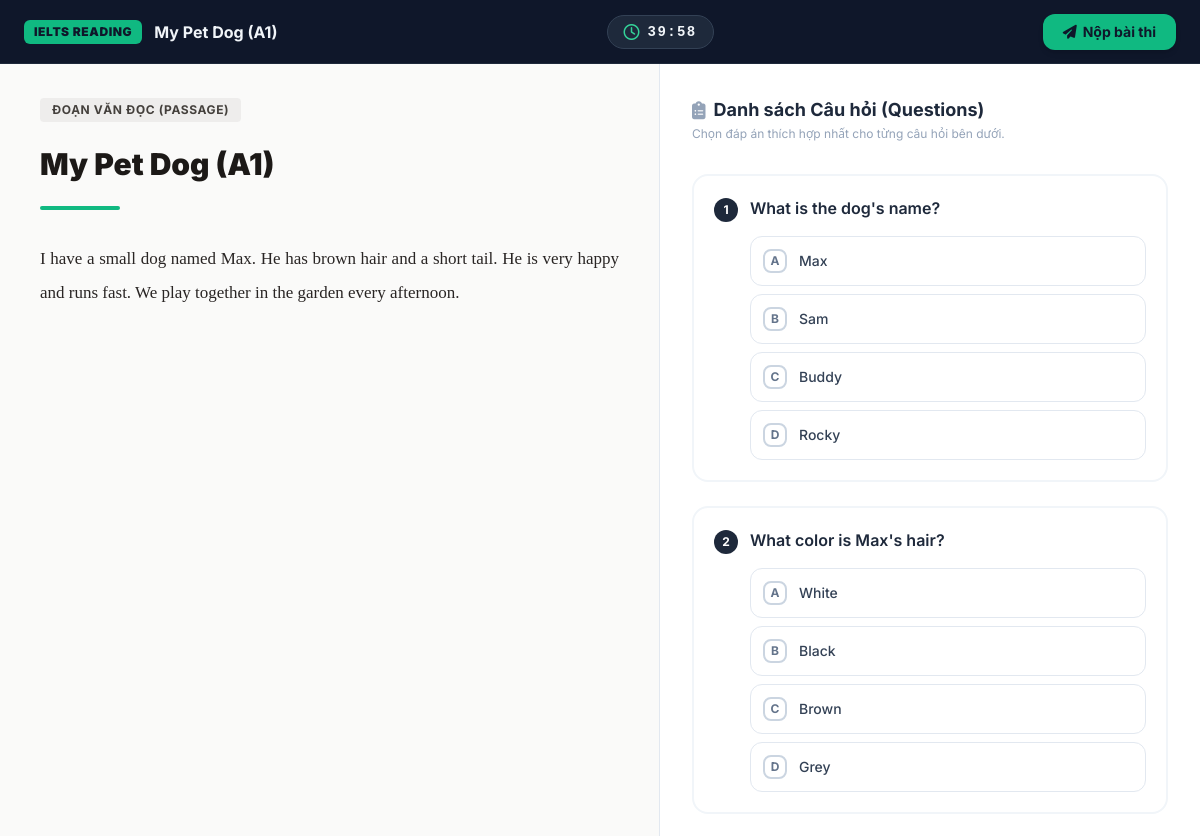
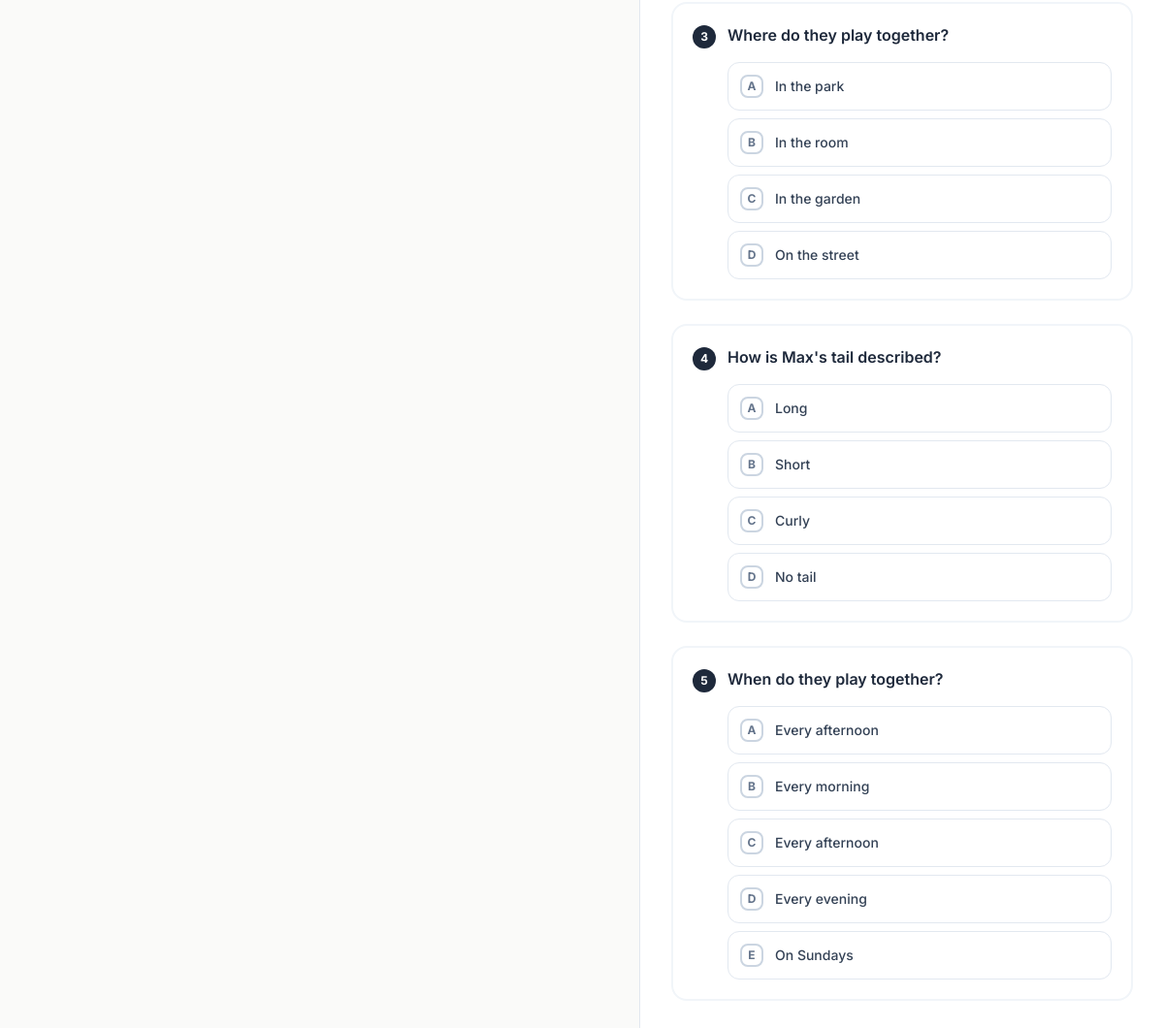
The page /reading/test/96/ (signed in) on the database its author committed (2 pictures, top to bottom).
### core/models.py (models this page shows, shortened)
class ReadingPassage(models.Model):
    user = models.ForeignKey(
        User,
        on_delete=models.CASCADE,
        related_name="reading_passages",
        null=True,
        blank=True,
        verbose_name="Người tạo",
    )
    title = models.CharField(max_length=200, verbose_name="Tiêu đề bài đọc")
    text_content = models.TextField(verbose_name="Nội dung văn bản")
    created_at = models.DateTimeField(auto_now_add=True, verbose_name="Ngày tạo")
    level = models.CharField(
        max_length=2,
        choices=LEVEL_CHOICES,
        default="A1",
        verbose_name="Trình độ",
    )
    class Meta:
        verbose_name = "Bài đọc (Reading)"
        verbose_name_plural = "Bài đọc (Reading)"
        ordering = ["-created_at"]

class ReadingQuestion(models.Model):
    QUESTION_TYPE_CHOICES = [
        ("multiple_choice", "Trắc nghiệm chọn một (Multiple Choice)"),
        ("tfng", "Đúng / Sai / Không nhắc tới (True / False / Not Given)"),
    ]
    passage = models.ForeignKey(
        ReadingPassage,
        on_delete=models.CASCADE,
        related_name="questions",
        verbose_name="Bài đọc",
    )
    question_text = models.TextField(verbose_name="Nội dung câu hỏi")
    question_type = models.CharField(
        max_length=30,
        choices=QUESTION_TYPE_CHOICES,
        default="multiple_choice",
        verbose_name="Loại câu hỏi",
    )
    options = models.JSONField(
        default=list,
        blank=True,
        verbose_name="Danh sách lựa chọn (dạng mảng JSON)",
    )
    correct_answer = models.CharField(max_length=255, verbose_name="Đáp án đúng")
    level = models.CharField(
        max_length=2,
        choices=LEVEL_CHOICES,
        default="A1",
        verbose_name="Trình độ",
    )
    class Meta:
        verbose_name = "Câu hỏi đọc hiểu"
        verbose_name_plural = "Câu hỏi đọc hiểu"

### core/views.py (the view, shortened to what this page needs)
# urls.py: path("reading/test/<int:passage_id>/", views.reading_test_view, name="reading_test"),
@login_required(login_url="login")
def reading_test_view(request, passage_id):
    from .models import ReadingPassage, ReadingQuestion, UserSubmission
    passage = get_object_or_404(ReadingPassage, id=passage_id)
    questions = passage.questions.all()
    if not questions.exists():
        return redirect("dashboard")
    context = {
        "passage": passage,
        "questions": questions,
        "mode": "test"
    }
    return render(request, "core/reading_test.html", context)

### core/templatetags/custom_filters.py (called while the page is built)
@register.filter(name='dict_get')
def dict_get(dictionary, key):
    if not isinstance(dictionary, dict):
        return None
    val = dictionary.get(key)
    if val is None:
        val = dictionary.get(str(key))
    return val

@register.filter(name='char_choice')
def char_choice(value):
    try:
        return chr(64 + int(value))
    except (ValueError, TypeError):
        return ''

### templates/core/reading_test.html (shortened to what this page needs)
{% load static %}{% load custom_filters %}
<!DOCTYPE html>
<html lang="vi" class="h-full">
<head>
    <script src="https://cdn.tailwindcss.com"></script>
    <link rel="stylesheet" href="https://cdnjs.cloudflare.com/ajax/libs/font-awesome/6.4.0/css/all.min.css">
</head>
<body class="bg-slate-50 h-full overflow-hidden flex flex-col">
    <header class="bg-slate-900 text-white h-16 px-4 sm:px-6 flex items-center justify-between border-b border-slate-800 z-30 flex-shrink-0">
        <div class="flex items-center gap-3">
            <span class="bg-emerald-500 text-slate-900 text-xs font-black px-2.5 py-1 rounded-md uppercase tracking-wider">IELTS Reading</span>
            <h1 class="font-bold text-sm sm:text-base truncate max-w-[200px] sm:max-w-xs md:max-w-md lg:max-w-lg text-slate-100">
                {{ passage.title }}
            </h1>
        </div>
        {% if mode == 'test' %}
        <div class="flex items-center gap-2 bg-slate-800 border border-slate-700 px-4 py-1.5 rounded-full text-slate-200">
            <i class="far fa-clock text-emerald-400 animate-pulse"></i>
            <span class="text-sm font-bold font-mono tracking-widest text-slate-100" id="timer">40:00</span>
        </div>
        {% else %}
        <div class="flex items-center gap-2 bg-emerald-500/10 border border-emerald-500/20 px-4 py-1.5 rounded-full text-emerald-400">
            <i class="fas fa-check-circle"></i>
            <span class="text-xs sm:text-sm font-bold uppercase tracking-wider">Đã hoàn thành</span>
        </div>
        {% endif %}
        <div>
            {% if mode == 'test' %}
            <button type="submit"
                    form="testForm"
                    class="px-5 py-2 bg-emerald-500 hover:bg-emerald-600 active:scale-[0.98] text-slate-900 font-bold text-sm rounded-xl transition-all shadow-md flex items-center gap-1.5">
                <i class="fas fa-paper-plane"></i> Nộp bài thi
            </button>
            {% else %}
            <a href="{% url 'dashboard' %}"
               class="px-5 py-2 bg-slate-800 hover:bg-slate-700 text-white font-bold text-sm rounded-xl transition-all border border-slate-700 flex items-center gap-1.5">
                <i class="fas fa-arrow-left"></i> Quay lại Dashboard
            </a>
            {% endif %}
        </div>
    </header>
    <main class="flex-1 flex flex-col md:flex-row overflow-hidden relative">
        <section class="w-full md:w-[55%] h-1/2 md:h-full bg-stone-50 border-r border-slate-200 overflow-y-auto px-6 sm:px-10 py-8 select-text">
            <div class="max-w-2xl mx-auto space-y-6">
                <div class="inline-flex items-center bg-stone-200/60 text-stone-700 px-3 py-1 rounded text-xs font-bold uppercase tracking-wider">
                    Đoạn văn đọc (Passage)
                </div>
                <h2 class="text-2xl sm:text-3xl font-black text-stone-900 leading-tight">
                    {{ passage.title }}
                </h2>
                <div class="w-20 h-1 bg-emerald-500 rounded-full"></div>
                <div class="text-stone-800 text-base sm:text-[17px] leading-relaxed sm:leading-loose space-y-6 pt-2 font-serif text-justify">
                    {{ passage.text_content|linebreaks }}
                </div>
            </div>
        </section>
        <section class="w-full md:w-[45%] h-1/2 md:h-full bg-white overflow-y-auto px-5 sm:px-8 py-8">
            <div class="max-w-xl mx-auto space-y-8">
                <div>
                    <h3 class="text-lg font-bold text-slate-800 flex items-center gap-2">
                        <i class="fas fa-clipboard-list text-slate-400"></i>
                        Danh sách Câu hỏi (Questions)
                    </h3>
                    <p class="text-xs text-slate-400 mt-0.5">Chọn đáp án thích hợp nhất cho từng câu hỏi bên dưới.</p>
                </div>
                <form id="testForm" method="POST" class="space-y-6 pb-12">
                    {% for q in questions %}
                    {% with res_details=results|dict_get:q.id %}
                    <div class="p-5 rounded-2xl border-2 transition-all relative
                                {% if mode == 'result' %}
                                    {% if res_details.is_correct %}
                                        border-emerald-500 bg-emerald-50/20
                                    {% else %}
                                        border-rose-400 bg-rose-50/20
                                    {% endif %}
                                {% else %}
                                    border-slate-100 hover:border-slate-200
                                {% endif %}">
                        <div class="flex gap-3">
                            <span class="flex-shrink-0 w-6 h-6 rounded-full bg-slate-800 text-white text-xs font-bold flex items-center justify-center mt-0.5">
                                {{ forloop.counter }}
                            </span>
                            <div class="space-y-4 flex-1">
                                <h4 class="font-semibold text-slate-800 text-sm sm:text-base leading-snug">
                                    {{ q.question_text }}
                                </h4>
                                {% if q.question_type == 'multiple_choice' %}
                                <div class="grid grid-cols-1 gap-2">
                                    {% for opt in q.options %}
                                    {% with opt_char=forloop.counter|char_choice %}
                                    <label class="flex items-center gap-3 p-3 rounded-xl border border-slate-200 cursor-pointer text-sm
                                                  hover:border-emerald-500 hover:bg-emerald-50/30 transition-all select-none
                                                  has-[:checked]:border-emerald-500 has-[:checked]:bg-emerald-50/40
                                                  {% if mode == 'result' %}opacity-90 pointer-events-none{% endif %}"
                                           id="lbl-q{{ q.id }}-{{ forloop.counter }}">
                                        <span class="flex-shrink-0 w-6 h-6 rounded-lg border-2 border-slate-300 text-slate-500 font-bold text-xs flex items-center justify-center transition-all">
                                            {{ opt_char }}
                                        </span>
                                        <span class="text-slate-700 font-medium leading-snug">{{ opt }}</span>
                                    </label>
                                    {% endwith %}
                                    {% endfor %}
                                </div>
                                {% endif %}
                            </div>
                        </div>
                    </div>
                    {% endwith %}
                    {% endfor %}
                </form>
            </div>
        </section>
    </main>
</body>
</html>

### templates/core/reading_test.html (style rules this page uses)
body { font-family: 'Inter', system-ui, sans-serif; }

### rows shown on the page
ReadingPassage: title "My Pet Dog (A1)", text_content "I have a small dog named Max. He has brown hair and a short tail. He is very happy and runs fast. We play together in the garden every afternoon."
ReadingQuestion: question_text "What is the dog's name?", options "A" "B" "C" "D", options "Max" "Sam" "Buddy" "Rocky"
ReadingQuestion: question_text "What color is Max's hair?", options "A" "B" "C" "D", options "White" "Black" "Brown" "Grey"
ReadingQuestion: question_text "Where do they play together?", options "A" "B" "C" "D", options "In the park" "In the room" "In the garden" "On the street"
ReadingQuestion: question_text "How is Max's tail described?", options "A" "B" "C" "D", options "Long" "Short" "Curly" "No tail"
ReadingQuestion: question_text "When do they play together?", options "A" "B" "C" "D" "E", options "Every afternoon" "Every morning" "Every afternoon" "Every evening" "On Sundays"
